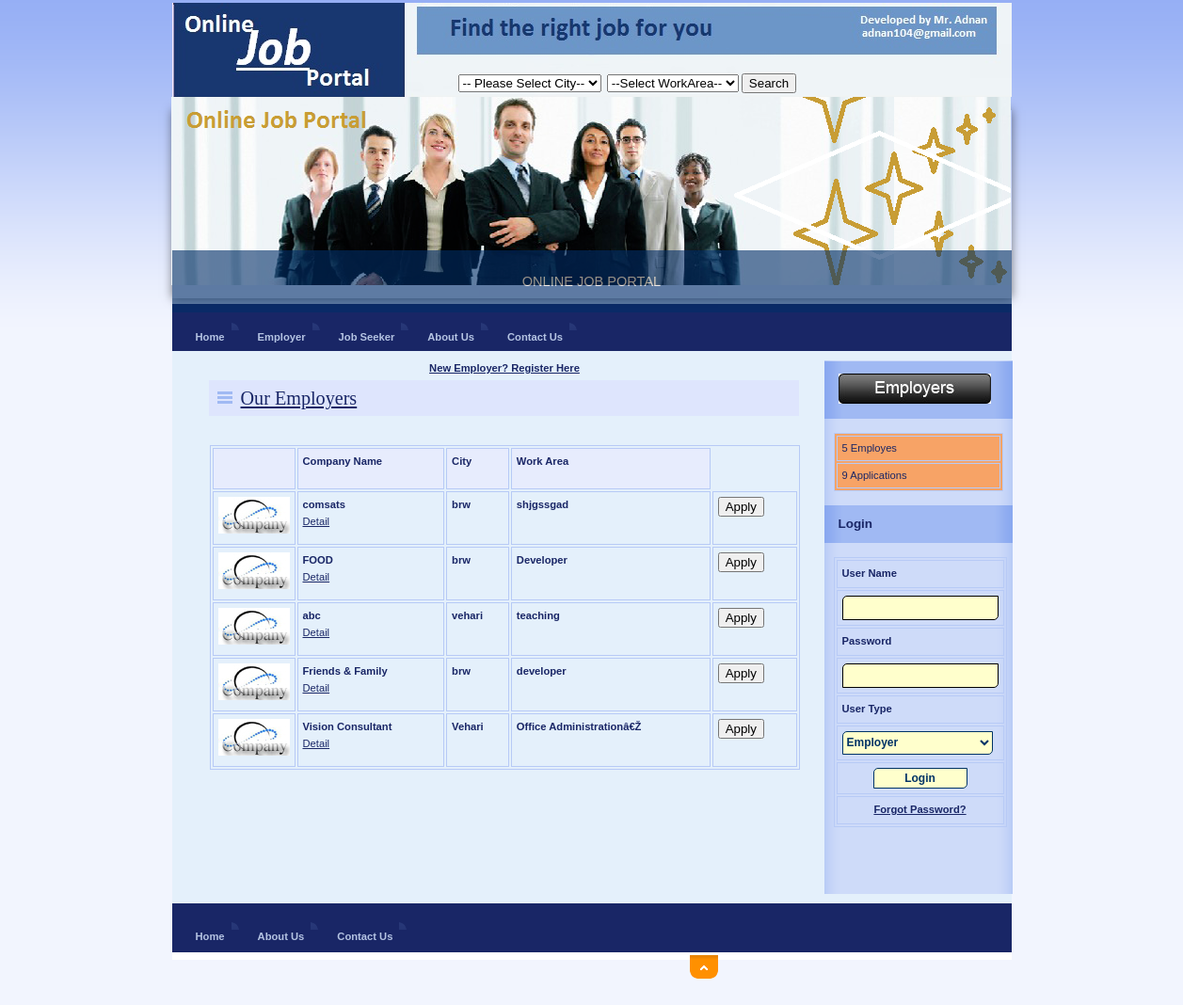
Page /Employer.php on the committed database.
### tables this page shows
CREATE TABLE `employer_reg` (
  `EmployerId` int(11) NOT NULL,
  `CompanyName` varchar(20) NOT NULL,
  `ContactPerson` varchar(20) NOT NULL,
  `Address` varchar(100) NOT NULL,
  `City` varchar(20) NOT NULL,
  `Email` varchar(40) NOT NULL,
  `Mobile` bigint(20) NOT NULL,
  `Area_Work` varchar(40) NOT NULL,
  `Status` varchar(10) NOT NULL,
  `UserName` varchar(20) NOT NULL,
  `Password` varchar(20) NOT NULL,
  `Question` varchar(100) NOT NULL,
  `Answer` varchar(50) NOT NULL
);

### Employer.php (the view, shortened to what this page needs)
<!DOCTYPE html PUBLIC "-//W3C//DTD XHTML 1.0 Strict//EN" "http://www.w3.org/TR/xhtml1/DTD/xhtml1-strict.dtd">
<html xmlns="http://www.w3.org/1999/xhtml" xml:lang="cs" lang="cs">
<head>
    <link rel="stylesheet" media="screen,projection" type="text/css" href="./css/main.css" />
    <link rel="stylesheet" media="print" type="text/css" href="./css/print.css" />
    <link rel="stylesheet" type="text/css" href="css/style.css" />
    <link rel="stylesheet" media="aural" type="text/css" href="./css/aural.css" />
</head>
<body id="www-url-cz">
<div id="main" class="box">
<?php
include "Header.php"
?>
<?php
include "menu.php"
?>
    <div id="page" class="box">
    <div id="page-in" class="box">
        <div id="content">
			<div align="center"><a href="EmployerReg.php"><strong>New Employer? Register Here</strong></a>
                  </div>
            <div class="article">
                <h2><span><a href="#">Our Employers</a></span></h2>
                <p>
              <table width="100%" border="1" cellpadding="1" cellspacing="2" bordercolor="#006699" >
<tr>
<th height="32"  width="20" bgcolor="#006699" class="style3"><div align="left" class="style9 style5 style2"></div></th>
<th height="32" bgcolor="#006699" class="style3"><div align="left" class="style9 style5 style2"><strong>Company Name</strong></div></th>
<th bgcolor="#006699" class="style3"><div align="left" class="style9 style5 style2"><strong>City</strong></div></th>
<th bgcolor="#006699" class="style3"><div align="left" class="style9 style5 style2"><strong>Work Area</strong></div></th>
</tr>
<?php
$con = mysqli_connect("localhost","root","");
mysqli_select_db($con,"job");
$sql = "select * from Employer_Reg where Status='Confirm'";
$result =mysqli_query($con,$sql);
while($row = mysqli_fetch_array($result))
{
$CompanyName=$row['CompanyName'];
$Companycity=$row['City'];
$Area_Work=$row['Area_Work'];
?>
<tr>
<td class="style3"><div align="left" class="style9 style5"><strong><img src="design/company.jpg"></strong></div></td>
<td class="style3"><div align="left" class="style9 style5"><strong><?php echo $CompanyName;?></strong></div><a href="companyDetail.php?jobtitle=<?php echo $row['EmployerId'];?>">Detail</a></td>
<td class="style3"><div align="left" class="style9 style5"><strong><?php echo $Companycity;?></strong></div></td>
<td class="style3"><div align="left" class="style9 style5"><strong><?php echo $Area_Work;?></strong></div></td>
<td class="style3"><div align="left" class="style9 style5"><strong><a href="loginheader.php?JobId=<?php echo $row['JobId'];?>"><input type="button" value="Apply" /></a></strong></div></td>
</tr>
<?php
}
?>
</table>
                </p>
              <p class="btn-more box noprint">&nbsp;</p>
          </div>
        </div>
<?php
include "right.php"
?>
    </div>
    </div>
<?php
include "footer.php"
?>
</div>
</body>
</html>

### Header.php (shortened to what this page needs)
    <link href="css/main.css" rel="stylesheet" type="text/css" />
    <div id="header_div">
<div id="header">
<div id="search">
<form method="post" action="searchJob.php">
<select name="job_location" >
            <option value="" selected="selected">--  Please Select City--</option>
            </select>&nbsp;
<select  class="clickin-homeSelectbox"  name="job_category">
                        <option value="" selected="selected">--Select WorkArea--</option>
                        <option>Hardware</option></select>
<input type="submit" value="Search" />
</form>
</div>
    </div>
	   </div>
<link href="style.css" rel="stylesheet" type="text/css" />
    <div id="pics_size">
          <ul class="slideshow">
             <li> <img src="design/slide892.png" width="892" height="200" alt="ONLINE JOB PORTAL"></li>
         </ul>
    </div>

### menu.php (shortened to what this page needs)
<link href="css/main.css" rel="stylesheet" type="text/css" />
<div id="tabs_width892">
     <div id="tabs" class="noprint">
            <ul class="box">
                <li><a href="index.php">Home<span class="tab-l"></span><span class="tab-r"></span></a></li>
                <li><a href="Employer.php">Employer<span class="tab-l"></span><span class="tab-r"></span></a></li>
                 <li><a href="JobSeeker.php">Job Seeker<span class="tab-l"></span><span class="tab-r"></span></a></li>
				 <li><a href="AboutUs.php">About Us<span class="tab-l"></span><span class="tab-r"></span></a></li>
                <li><a href="ContactUs.php">Contact Us<span class="tab-l"></span><span class="tab-r"></span></a></li>
            </ul>
     </div>
   </div>

### right.php (shortened to what this page needs)
<link href="css/main.css" rel="stylesheet" type="text/css" />
        <div id="col_div">
<link href="SpryAssets/SpryValidationTextField.css" rel="stylesheet" type="text/css">
<div id="col" class="noprint">
            <div id="col-in">
                <h3><img src="design/employer.jpg" /></h3>
                <div id="about-me">
                   <table width="180" border="1px" bgcolor="#F7A366">
                   <?php
				   include "Connections/job.php";
				   $query="select * from employer_reg";
				   $query2="select * from application_master where status='Apply'";
				   $result=mysqli_query($con,$query);
				   $resultseeker=mysqli_query($con,$query2);
				   $totalemp=mysqli_num_rows($result);
				   $totaljobseeker=mysqli_num_rows($resultseeker);
				   ?>
                   <tr><td><?php echo $totalemp ?>        Employes</td></tr>
                    <tr><td><?php echo $totaljobseeker ?>        Applications</td></tr>
                   </table>
</div>
                <h3 >Login</h3>
<div class="login">
                <form name="form1" method="post" action="login.php">
                  <table width="100%" border="0">
                    <tr>
                      <td><strong>User Name</strong></td>
                    </tr>
                    <tr>
        <td><span id="sprytextfield1">
                        <label>
                        <input type="text" name="txtUser" id="txtUser">
                        </label>
                      <span class="textfieldRequiredMsg">*Enter the name</span></span>
          <label></label></td>
                    </tr>
                    <tr>
                      <td><strong>Password</strong></td>
                    </tr>
                    <tr>
                <td><span id="sprytextfield2">
                        <label>
                        <input type="password" name="txtPass" id="txtPass">
                        </label>
                      <span class="textfieldRequiredMsg">*Enter the password</span></span></td>
                    </tr>
                    <tr>
                      <td><strong>User Type</strong></td>
                    </tr>
                    <tr>
                      <td><label>
                        <select name="cmbUser" id="cmbUser">
                          <option value="Employer" selected="selected">Employer</option>
                          </select>
                      </label></td>
                    </tr>
                    <tr>
                      <td><label>
                        <div align="center">
                          <input type="submit" name="button" id="button" value="Login">
                          </div>
                      </label></td>
                    </tr>
                    <tr>
                      <td><div align="center"><a href="Forget.php"><strong>Forgot Password? </strong></a></div></td>
                    </tr>
                  </table>
      </form>
              </div>
                <br/>
          </div>
</div>
</div>

### footer.php (shortened to what this page needs)
    <div id="footer">
        <div id="top" class="noprint"><p><span class="noscreen">Back on top</span> <a href="#header" title="Back on top ^">^<span></span></a></p></div>
        <p class="style1" id="createdby">
		<div id="tabs_width892">
     <div id="tabs" class="noprint">
            <ul class="box">
                <li>
                  <div align="left"><a href="index.php">Home<span class="tab-l"></span><span class="tab-r"></span></a></div>
                </li>
				   <li>
				     <div align="left"><a href="AboutUs.php">About Us<span class="tab-l"></span><span class="tab-r"></span></a></div>
				   </li>
                <li>
                  <div align="left"><a href="ContactUs.php">Contact Us<span class="tab-l"></span><span class="tab-r"></span></a></div>
                </li>
            </ul>
     </div>
   </div>
</div>

### css/style.css (style rules this page uses)
#pics_size { width:892px; height:200px; text-align:center; left:50px; border-color:#000; }
ul.slideshow { list-style: none; width:892px; height: 200px; overflow: visible; position: relative; top: -6px; margin: 0; margin-top: 20px; -webkit-box-shadow: rgba(0, 0, 0, 0.5) 0px 0px 10px; -moz-box-shadow: rgba(0, 0, 0, 0.5) 0px 0px 10px; box-shadow: rgba(0, 0, 0, 0.5) 0px 0px 10px; }
ul.slideshow li { position: absolute; margin: 0; padding: 0; left: -1px; right: 0; bottom:8px; }
ul.slideshow li.show { z-index: 500; }
ul img { border: none; }

### css/print.css (style rules this page uses)
body { border:0; margin:0; padding:0; font-size:12pt }
a { color:#000; text-decoration:none; }
h1, h2, h3 { page-break-after:avoid; page-break-inside:avoid; }
table { border-collapse: collapse; border-width:1px; border-style:solid; }
th, td { display:table-cell; border-width:1px; border-style:solid; }
ul, ol, dl { page-break-before:avoid }
.noprint { display:none; }

### css/aural.css (style rules this page uses)
body { voice-family:paul,male; volume:loud; speech-rate:slow; richness:90; stress:20; }
h1, h2, h3, h4, h5 { cue-before:url("ping.au"); }
p, table { pause:50ms; }
strong { pitch:medium; pitch-range:60; stress:90; richness:90; }

### Employer.php (style rules this page uses)
.style2 { font-weight: bold }

### rows in the picture
employer_reg: CompanyName "comsats", City "brw", Area_Work "shjgssgad"
employer_reg: CompanyName "FOOD", City "brw", Area_Work "Developer"
employer_reg: CompanyName "abc", City "vehari", Area_Work "teaching"
employer_reg: CompanyName "Friends & Family", City "brw", Area_Work "developer"
employer_reg: CompanyName "Vision Consultant", City "Vehari", Area_Work "Office Administrationâ€Ž"

### other values in the picture
$totalemp "5"
$totaljobseeker "9"
